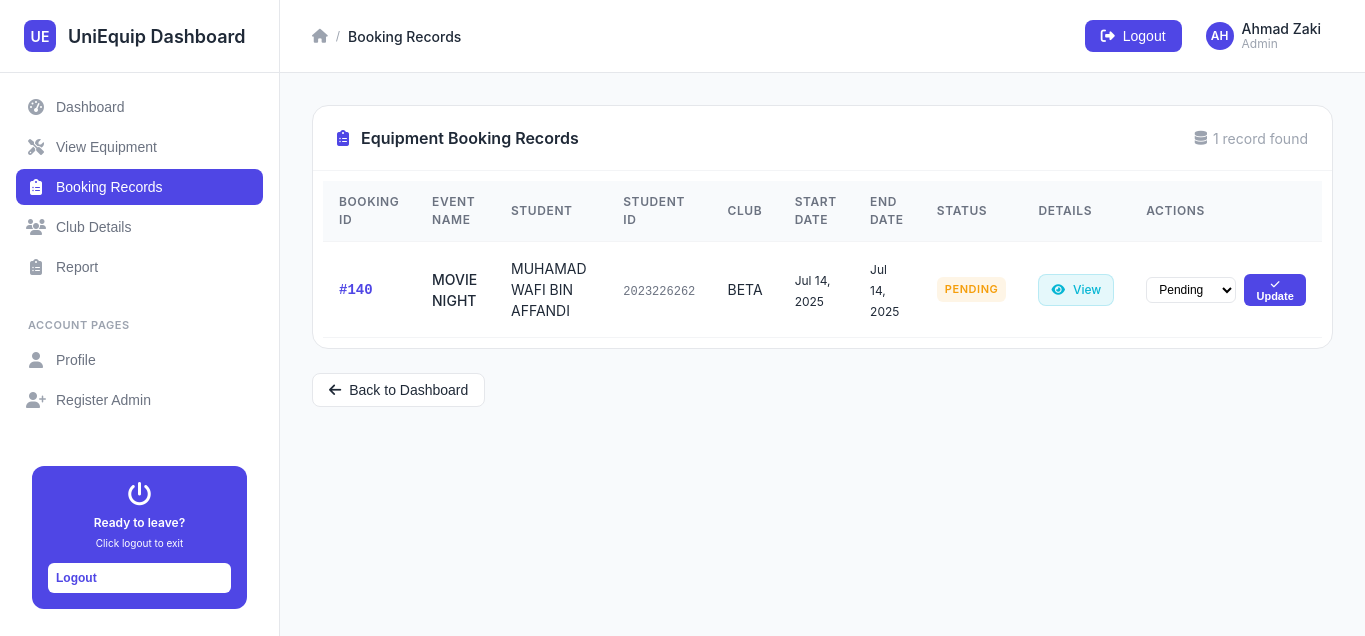
/admin_view_record.php (signed in), run on the app's committed database.
### tables this page shows
CREATE TABLE `booking` (
  `id_booking` int(10) NOT NULL,
  `stud_num` int(10) NOT NULL,
  `staff_num` int(10) DEFAULT NULL,
  `event_name` varchar(50) NOT NULL,
  `status` varchar(50) NOT NULL,
  `start_date` date NOT NULL,
  `end_date` date NOT NULL,
  `club_name` varchar(50) NOT NULL,
  `return_date` date DEFAULT NULL
);

CREATE TABLE `user` (
  `stud_num` int(10) NOT NULL,
  `stud_name` varchar(100) NOT NULL,
  `stud_pass` varchar(50) NOT NULL,
  `stud_tel` varchar(50) NOT NULL,
  `stud_email` varchar(50) NOT NULL,
  `course_code` varchar(50) NOT NULL,
  `faculty` varchar(50) NOT NULL
);

### admin_view_record.php (the view, shortened to what this page needs)
<?php
include("db.php");
$staff_name = $_SESSION['staff_name'] ?? "Admin User";
$query = "
    SELECT
        b.id_booking, b.event_name, b.status, b.start_date, b.end_date, b.club_name, b.stud_num,
        u.stud_name
    FROM booking b
    JOIN user u ON b.stud_num = u.stud_num
    WHERE status='Pending'
    ORDER BY b.start_date ASC
";
$result = $connect->query($query);
$statuses = ["pending", "approved", "rejected"];
?>
<!DOCTYPE html>
<html lang="en">
<head>
    <link href="https://cdnjs.cloudflare.com/ajax/libs/font-awesome/6.4.0/css/all.min.css" rel="stylesheet">
    <link href="style.css" rel="stylesheet">
</head>
<body>
    <div class="dashboard-container">
        <div class="sidebar">
            <div class="sidebar-header">
                <div class="sidebar-logo">UE</div>
                <div class="sidebar-title">UniEquip Dashboard</div>
            </div>
            <div class="sidebar-nav">
                <div class="nav-section">
                    <div class="nav-item">
                        <form action="admin_dashboard.php" method="post" style="margin: 0;">
                            <button type="submit" class="nav-link">
                                <div class="nav-icon"><i class="fas fa-tachometer-alt"></i></div>
                                Dashboard
                            </button>
                        </form>
                    </div>
                    <div class="nav-item">
                        <form action="admin_view_equipment.php" method="post" style="margin: 0;">
                            <button type="submit" class="nav-link">
                                <div class="nav-icon"><i class="fas fa-tools"></i></div>
                                View Equipment
                            </button>
                        </form>
                    </div>
                    <div class="nav-item">
                        <form action="admin_view_all_record.php" method="post" style="margin: 0;">
                            <button type="submit" class="nav-link active">
                                <div class="nav-icon"><i class="fas fa-clipboard-list"></i></div>
                                Booking Records
                            </button>
                        </form>
                    </div>
                    <div class="nav-item">
                        <form action="view_club.php" method="post" style="margin: 0;">
                            <button type="submit" class="nav-link">
                                <div class="nav-icon"><i class="fas fa-users"></i></div>
                                Club Details
                            </button>
                        </form>
                    </div>
                    <div class="nav-item">
                        <form action="report.php" method="post" style="margin: 0;">
                            <button type="submit" class="nav-link">
                                <div class="nav-icon"><i class="fas fa-clipboard-list"></i></div>
                                Report
                            </button>
                        </form>
                    </div>
                </div>
                <div class="nav-section">
                    <div class="nav-section-title">ACCOUNT PAGES</div>
                    <div class="nav-item">
                        <form action="admin_profile.php" method="post" style="margin: 0;">
                            <button type="submit" class="nav-link">
                                <div class="nav-icon"><i class="fas fa-user"></i></div>
                                Profile
                            </button>
                        </form>
                    </div>
                    <div class="nav-item">
                        <form action="rgstaff.php" method="post" style="margin: 0;">
                            <button type="submit" class="nav-link">
                                <div class="nav-icon"><i class="fas fa-user-plus"></i></div>
                                Register Admin
                            </button>
                        </form>
                    </div>
                </div>
                <div style="margin-top: auto; padding: 16px;">
                    <div style="background: #4f46e5; border-radius: 12px; padding: 16px; text-align: center; color: white;">
                        <i class="fas fa-power-off" style="font-size: 24px; margin-bottom: 8px;"></i>
                        <div style="font-size: 12px; font-weight: 600; margin-bottom: 4px;">Ready to leave?</div>
                        <div style="font-size: 10px; margin-bottom: 12px;">Click logout to exit</div>
                        <form action="logout.php" method="post" style="margin: 0;" onsubmit="return confirmLogout()">
                            <button type="submit" class="btn btn-primary btn-sm" style="background: white; color: #4f46e5; width: 100%; border: none; padding: 8px; border-radius: 6px; font-weight: 600; cursor: pointer;">
                                Logout
                            </button>
                        </form>
                    </div>
                </div>
            </div>
        </div>
        <div class="main-content">
            <div class="top-header">
                <div class="header-left">
                    <div class="breadcrumb">
                        <i class="fas fa-home"></i>
                        <span class="breadcrumb-separator">/</span>
                        <span class="breadcrumb-item active">Booking Records</span>
                    </div>
                </div>
                <div class="header-right">
                    <div class="header-actions">
                        <form action="logout.php" method="post" style="margin: 0;" onsubmit="return confirmLogout()">
                            <button type="submit" class="btn btn-primary" style="display: flex; align-items: center; gap: 8px;">
                                <i class="fas fa-sign-out-alt"></i>
                                Logout
                            </button>
                        </form>
                        <div class="user-menu">
                            <div class="user-avatar"><?php echo strtoupper(substr($staff_name, 0, 2)); ?></div>
                            <div class="user-info">
                                <div class="user-name"><?php echo $staff_name; ?></div>
                                <div class="user-role"><?php echo ucfirst($_SESSION['role'] ?? 'admin'); ?></div>
                            </div>
                        </div>
                    </div>
                </div>
            </div>
            <div class="content-area">
                <div class="table-container">
                    <div class="table-header">
                        <h2 class="table-title">
                            <i class="fas fa-clipboard-list" style="margin-right: 8px; color: var(--primary-color);"></i>
                            Equipment Booking Records
                        </h2>
                        <div class="table-meta">
                            <i class="fas fa-database"></i>
                            <?php echo $result->num_rows; ?> record<?php echo $result->num_rows !== 1 ? 's' : ''; ?> found
                        </div>
                    </div>
                    <?php if ($result->num_rows > 0): ?>
                        <div class="table-wrapper">
                            <table class="data-table">
                                <thead>
                                    <tr>
                                        <th>Booking ID</th>
                                        <th>Event Name</th>
                                        <th>Student</th>
                                        <th>Student ID</th>
                                        <th>Club</th>
                                        <th>Start Date</th>
                                        <th>End Date</th>
                                        <th>Status</th>
                                        <th>Details</th>
                                        <th>Actions</th>
                                    </tr>
                                </thead>
                                <tbody>
                                    <?php while ($row = $result->fetch_assoc()): ?>
                                        <tr>
                                            <td>
                                                <span style="font-family: monospace; font-weight: 600; color: var(--primary-color);">
                                                    #<?php echo htmlspecialchars($row['id_booking']); ?>
                                                </span>
                                            </td>
                                            <td>
                                                <div style="font-weight: 500;">
                                                    <?php echo htmlspecialchars($row['event_name']); ?>
                                                </div>
                                            </td>
                                            <td><?php echo htmlspecialchars($row['stud_name']); ?></td>
                                            <td>
                                                <span style="font-family: monospace; font-size: 12px; color: var(--text-secondary);">
                                                    <?php echo htmlspecialchars($row['stud_num']); ?>
                                                </span>
                                            </td>
                                            <td><?php echo htmlspecialchars($row['club_name']); ?></td>
                                            <td>
                                                <span style="font-size: 12px;">
                                                    <?php echo date('M d, Y', strtotime($row['start_date'])); ?>
                                                </span>
                                            </td>
                                            <td>
                                                <span style="font-size: 12px;">
                                                    <?php echo date('M d, Y', strtotime($row['end_date'])); ?>
                                                </span>
                                            </td>
                                            <td>
                                                <span class="status-badge status-<?php echo $row['status']; ?>">
                                                    <?php echo ucfirst(htmlspecialchars($row['status'])); ?>
                                                </span>
                                            </td>
                                            <td>
                                                <a href="booking_detail.php?id=<?php echo $row['id_booking']; ?>" class="btn btn-view btn-sm">
                                                    <i class="fas fa-eye"></i>
                                                    View
                                                </a>
                                            </td>
                                            <td>
                                                <form method="post" action="admin_update_booking.php" class="action-form">
                                                    <select name="new_status" class="action-select">
                                                        <?php foreach ($statuses as $status): ?>
                                                            <option value="<?php echo $status; ?>" <?php if ($row['status'] === $status) echo 'selected'; ?>>
                                                                <?php echo ucfirst($status); ?>
                                                            </option>
                                                        <?php endforeach; ?>
                                                    </select>
                                                    <button type="submit" class="action-btn">
                                                        <i class="fas fa-check" style="font-size: 10px;"></i>
                                                        Update
                                                    </button>
                                                </form>
                                            </td>
                                        </tr>
                                    <?php endwhile; ?>
                                </tbody>
                            </table>
                        </div>
                    <?php endif; ?>
                </div>
                <div style="margin-top: 24px;">
                    <form action="admin_dashboard.php" method="post" style="margin: 0;">
                        <button type="submit" class="btn btn-secondary">
                            <i class="fas fa-arrow-left"></i>
                            Back to Dashboard
                        </button>
                    </form>
                </div>
            </div>
        </div>
    </div>
</body>
</html>

### admin_view_record.php (style rules this page uses)
.status-pending { background-color: rgb(245 158 11 / 0.1); color: var(--warning-color); }
.action-form { display: flex; gap: 8px; align-items: center; }
.action-select { padding: 4px 8px; border: 1px solid var(--border-color); border-radius: var(--radius-sm); font-size: 12px; background-color: var(--bg-secondary); }
.action-btn { padding: 4px 12px; border: none; border-radius: var(--radius-sm); font-size: 11px; font-weight: 600; cursor: pointer; transition: all 0.2s ease; background-color: var(--primary-color); color: white; }

### data on the page
booking: id_booking "140", event_name "MOVIE NIGHT", stud_num.stud_name "MUHAMAD WAFI BIN AFFANDI", stud_num "2023226262", club_name "BETA", start_date "Jul 14, 2025", end_date "Jul 14, 2025", status "PENDING", new_status "Pending"

### other printed values
substr($staff_name, 0, 2) "AH"
$staff_name "Ahmad Zaki"
$_SESSION['role'] "Admin"
$result->num_rows "1"
